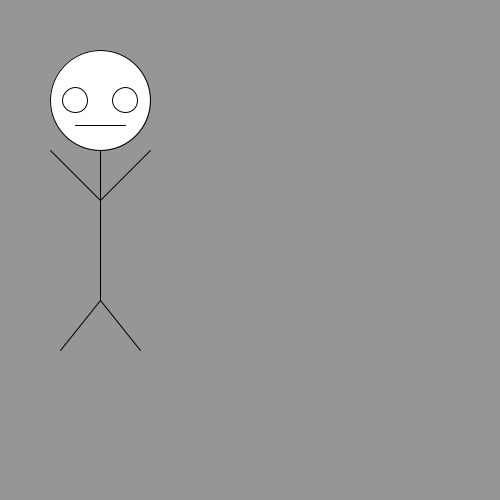
Frame 1 (no input)
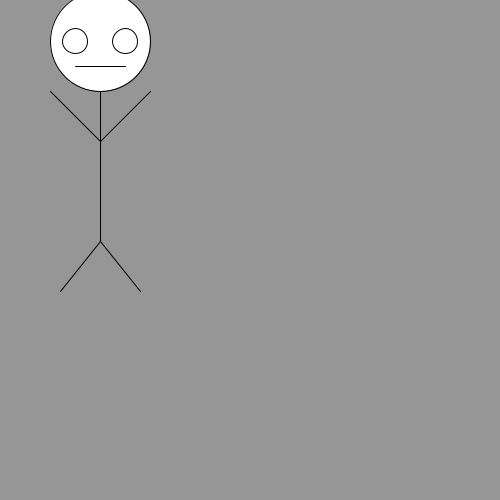
Frame 60 (the mouse pressed at the canvas centre just before this capture)
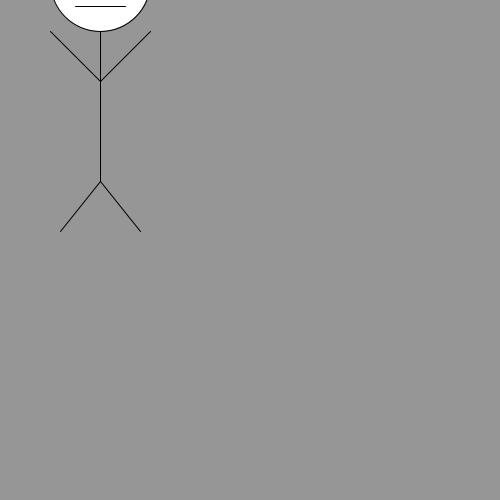
Frame 120 (the mouse held since frame 60 and released just before this capture)

The Processing sketch that drew these frames (run headless with seeded random() and noise(); from frame 60 on, the mouse is pressed at the canvas centre):

// Processing sketch: processing_123038
// ── processing_123038.pde

int counter;

int monsterpositionX;
int monsterpositionY ;
void setup (){
  size(500,500);
 background(150);


}


void draw(){
background(150);
ellipse(monsterpositionX +100,monsterpositionY +100,100,100);//hoofd
ellipse(monsterpositionX +75,monsterpositionY +100,25,25); //  linker oog
ellipse(monsterpositionX +125,monsterpositionY +100,25,25);//  rechter oog
line(monsterpositionX +125,monsterpositionY +125,monsterpositionX +75,monsterpositionY +125);//    mond
line(monsterpositionX +100,monsterpositionY +150,monsterpositionX +100,monsterpositionY +300);//   lijf
line(monsterpositionX +100,monsterpositionY +200,monsterpositionX +50,monsterpositionY +150);//    linker arm
line(monsterpositionX +100,monsterpositionY +200,monsterpositionX +150,monsterpositionY +150);//   rechter arm
line(monsterpositionX +100,monsterpositionY +300,monsterpositionX +60,monsterpositionY +350);//    linker been
line(monsterpositionX +100,monsterpositionY +300,monsterpositionX +140,monsterpositionY +350);//   rechter been

monsterpositionX = monsterpositionX;
monsterpositionY = monsterpositionY -1;
}
